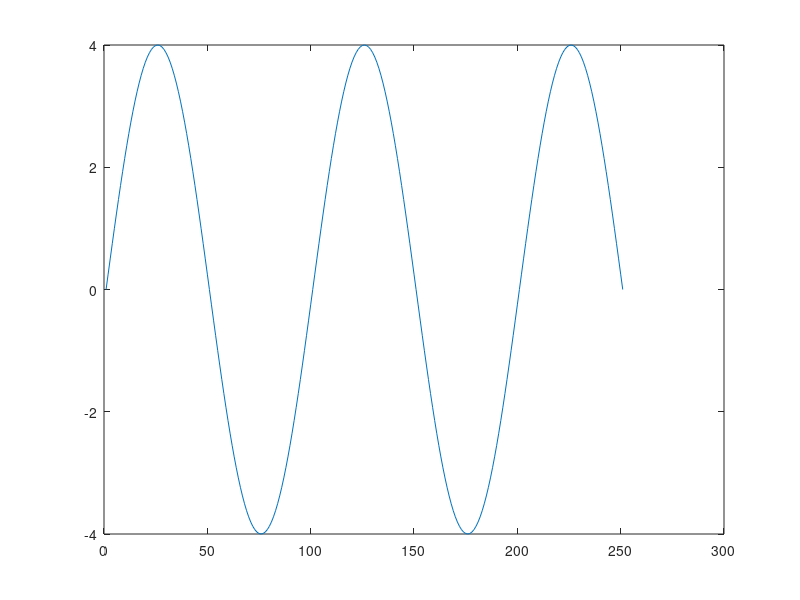

Here is the MATLAB script that generated this plot: (Note: this script raises an error after producing the figure.)
close all;
clc;
clear all;

t=0:2*pi/100:5*pi;
A=4;
x=A*sin(t);

plot(x)
hold on

ADMout = adeltamod(x, 1, 0.1,0.3);
plot(ADMout);
xlabel('time');
ylabel('Amplitude');
legend('Original signal','ADM output')